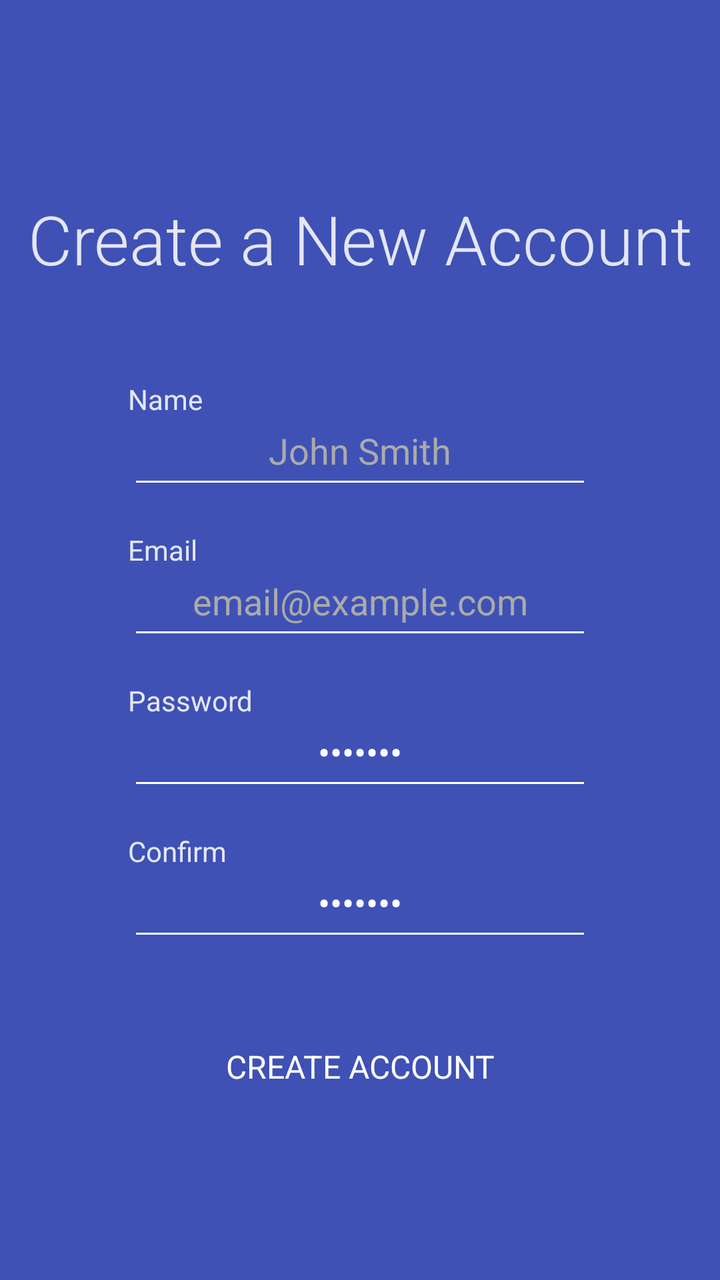
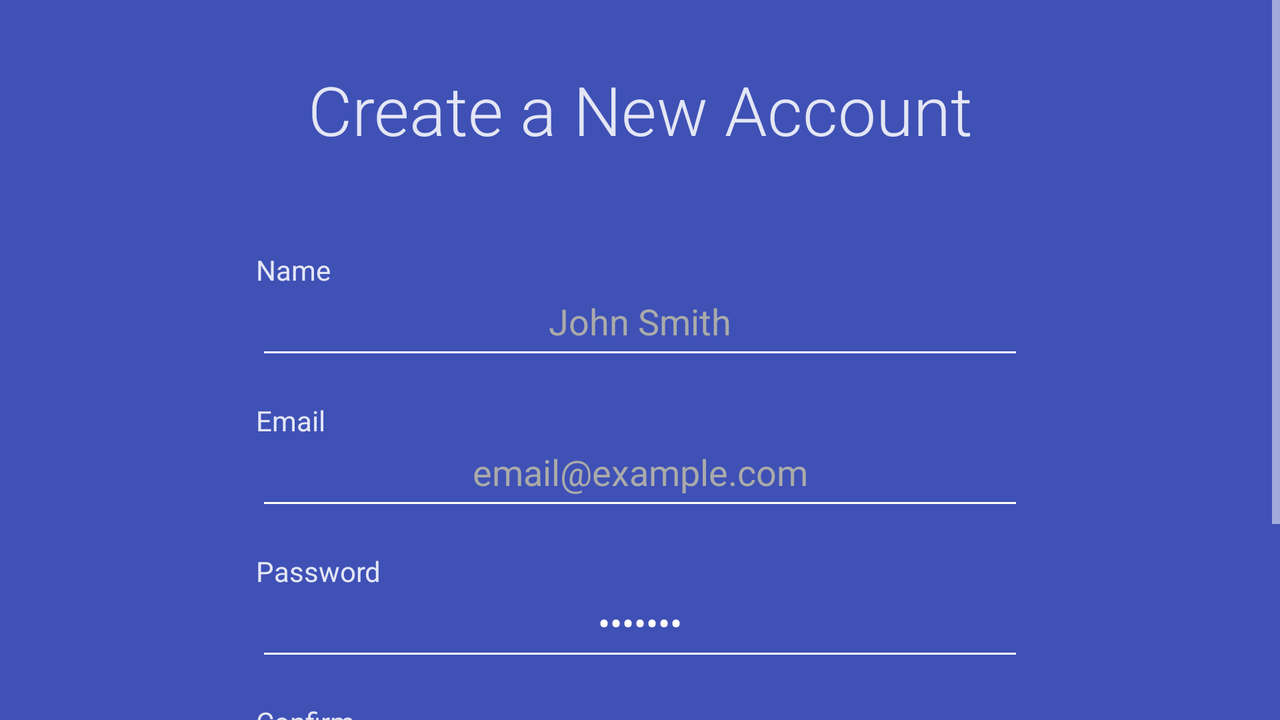

One screen, two layout resources from the same app: the default and the repository's alternative for another configuration. Each is rendered where Android would select it; the XML of both is given below.
<!-- AndroidManifest.xml: application theme AppTheme -->
<!-- res/layout/fragment_create_account.xml -->
<FrameLayout xmlns:android="http://schemas.android.com/apk/res/android"
    xmlns:tools="http://schemas.android.com/tools"
    tools:context="com.wiseass.profiler.createaccount.CreateAccountFragment"
    android:id="@+id/root_create_fragment"
    android:layout_width="match_parent"
    android:layout_height="match_parent"
    android:background="@color/colorPrimary"
    >

    <RelativeLayout
        android:id="@+id/cont_create_account_content"
        android:layout_width="match_parent"
        android:layout_height="match_parent"
        android:gravity="center"
        >

        <TextView
            android:id="@+id/lbl_create_header"
            style="@style/Label.CredentialHeader"
            android:layout_width="match_parent"
            android:layout_height="wrap_content"
            android:layout_marginTop="16dp"
            android:gravity="center"
            android:text="@string/header_create" />

        <TextView
            android:id="@+id/lbl_create_name_sub"
            style="@style/Label.Sub"
            android:layout_width="wrap_content"
            android:layout_height="wrap_content"
            android:layout_below="@+id/lbl_create_header"
            android:text="@string/prompt_name" />

        <EditText
            android:id="@+id/edt_create_name"
            style="@style/InputField.Credential.Name"
            android:layout_width="match_parent"
            android:layout_height="wrap_content"
            android:layout_below="@+id/lbl_create_name_sub"
            android:gravity="center_horizontal"
            android:hint="@string/hint_username" />

        <TextView
            android:id="@+id/lbl_create_email_sub"
            style="@style/Label.Sub"
            android:layout_width="wrap_content"
            android:layout_height="wrap_content"
            android:layout_below="@+id/edt_create_name"
            android:text="@string/prompt_email" />

        <EditText
            android:id="@+id/edt_create_email"
            style="@style/InputField.Credential.Email"
            android:layout_width="match_parent"
            android:layout_height="wrap_content"
            android:layout_below="@+id/lbl_create_email_sub"
            android:gravity="center_horizontal"
            android:hint="@string/hint_email" />

        <TextView
            android:id="@+id/lbl_create_password_sub"
            style="@style/Label.Sub"
            android:layout_width="wrap_content"
            android:layout_height="wrap_content"
            android:layout_below="@+id/edt_create_email"
            android:text="@string/prompt_password" />

        <EditText
            android:id="@+id/edt_create_password"
            style="@style/InputField.Credential.Password"
            android:layout_width="match_parent"
            android:layout_height="wrap_content"
            android:layout_below="@+id/lbl_create_password_sub"
            android:gravity="center_horizontal"
            android:hint="@string/prompt_password"
            tools:text="8675308" />

        <TextView
            android:id="@+id/lbl_create_confirmation_sub"
            style="@style/Label.Sub"
            android:layout_width="wrap_content"
            android:layout_height="wrap_content"
            android:layout_below="@+id/edt_create_password"
            android:text="@string/prompt_confirm_password" />

        <EditText
            android:id="@+id/edt_create_confirmation"
            style="@style/InputField.Credential.Password"
            android:layout_width="match_parent"
            android:layout_height="wrap_content"
            android:layout_below="@+id/lbl_create_confirmation_sub"
            android:gravity="center_horizontal"
            android:hint="@string/prompt_password"
            tools:text="8675308" />

        <Button
            android:id="@+id/btn_create_account"
            style="@style/Button.Flat.Primary"
            android:layout_width="wrap_content"
            android:layout_height="52dp"
            android:layout_below="@+id/edt_create_confirmation"
            android:layout_centerHorizontal="true"
            android:text="@string/prompt_create_account" />


    </RelativeLayout>

    <ProgressBar
        android:id="@+id/pro_create_account_loading"
        android:layout_width="wrap_content"
        android:layout_height="wrap_content"
        android:layout_gravity="center"
        android:indeterminateTint="@color/colorAccent"
        android:visibility="invisible" />
</FrameLayout>
<!-- resources referenced by this layout -->
<resources>
  <color name="colorAccent">#FF4081</color>
  <color name="colorPrimary">#3F51B5</color>
  <string name="header_create">Create a New Account</string>
  <string name="hint_email">email@example.com</string>
  <string name="hint_username">John Smith</string>
  <string name="prompt_confirm_password">Confirm</string>
  <string name="prompt_create_account">CREATE ACCOUNT</string>
  <string name="prompt_email">Email</string>
  <string name="prompt_name">Name</string>
  <string name="prompt_password">Password</string>
  <style name="Button.Flat.Primary">
          <item name="android:background">@drawable/button_flat</item>
          <item name="android:textColor">@color/colorWhite</item>
          <item name="android:layout_marginTop">32dp</item>
          <item name="android:minWidth">88dp</item>
          <item name="android:textSize">16sp</item>
          <item name="android:paddingLeft">16sp</item>
          <item name="android:paddingRight">16sp</item>
      </style>
  <style name="InputField.Credential.Email">
          <item name="android:inputType">textEmailAddress</item>
      </style>
  <style name="InputField.Credential.Name">
          <item name="android:inputType">textCapWords</item>
      </style>
  <style name="InputField.Credential.Password">
          <item name="android:inputType">textPassword</item>
      </style>
  <style name="Label.CredentialHeader">
          <item name="android:layout_marginBottom">32dp</item>
          <item name="android:textSize">34sp</item>
      </style>
  <style name="Label.Sub">
          <item name="android:textSize">14sp</item>
          <item name="android:fontFamily">sans-serif</item>
          <item name="android:layout_marginTop">16dp</item>
          <item name="android:layout_marginLeft">@dimen/horizontal_widget_margin</item>
          <item name="android:layout_marginRight">@dimen/horizontal_widget_margin</item>
      </style>
  <style name="AppTheme" parent="AppTheme.Base">
  
          <item name="colorPrimary">@color/colorPrimary</item>
          <item name="colorPrimaryDark">@color/colorPrimaryDark</item>
          <item name="colorAccent">@color/colorAccent</item>
          <item name="colorControlNormal">@color/colorWhite</item>
          <item name="colorControlActivated">@color/colorAccent</item>
          <item name="android:textColorPrimary">@color/colorWhite</item>
          <item name="android:textColorHint">@android:color/darker_gray</item>
          <item name="android:fontFamily">sans-serif</item>
      </style>
  <!-- drawable button_flat (drawable-v21) -->
  <?xml version="1.0" encoding="utf-8"?>
  <ripple xmlns:android="http://schemas.android.com/apk/res/android"
      android:color="@color/colorAccent"
      >
      <item>
          <color android:color="@color/colorPrimary"/>
      </item>
  </ripple>
  <color name="colorWhite">#FFFFFF</color>
  <dimen name="horizontal_widget_margin">64dp</dimen>
  <style name="AppTheme.Base" parent="Theme.AppCompat.NoActionBar" />
  <color name="colorPrimaryDark">#303F9F</color>
</resources>
<!-- res/layout-land/fragment_create_account.xml (the repository's variant of the layout above) -->
<!-- drawn on the phone turned sideways -->
<FrameLayout xmlns:android="http://schemas.android.com/apk/res/android"
    xmlns:tools="http://schemas.android.com/tools"
    tools:context="com.wiseass.profiler.createaccount.CreateAccountFragment"
    android:id="@+id/root_create_fragment"
    android:layout_width="match_parent"
    android:layout_height="match_parent"
    android:background="@color/colorPrimary"
    >

    <ScrollView
        android:id="@+id/scv_create_account"
        android:layout_width="match_parent"
        android:layout_height="wrap_content">

        <RelativeLayout
            android:id="@+id/cont_create_account_content"
            android:layout_width="match_parent"
            android:layout_height="match_parent"
            android:gravity="center_horizontal"
            android:paddingTop="16dp"
            >

            <TextView
                android:id="@+id/lbl_create_header"
                style="@style/Label.CredentialHeader"
                android:layout_width="match_parent"
                android:layout_height="wrap_content"
                android:layout_marginTop="16dp"
                android:gravity="center"
                android:text="@string/header_create" />

            <TextView
                android:id="@+id/lbl_create_name_sub"
                style="@style/Label.Sub"
                android:layout_width="wrap_content"
                android:layout_height="wrap_content"
                android:layout_below="@+id/lbl_create_header"
                android:text="@string/prompt_name" />

            <EditText
                android:id="@+id/edt_create_name"
                style="@style/InputField.Credential.Name"
                android:layout_width="match_parent"
                android:layout_height="wrap_content"
                android:layout_below="@+id/lbl_create_name_sub"
                android:gravity="center_horizontal"
                android:hint="@string/hint_username" />

            <TextView
                android:id="@+id/lbl_create_email_sub"
                style="@style/Label.Sub"
                android:layout_width="wrap_content"
                android:layout_height="wrap_content"
                android:layout_below="@+id/edt_create_name"
                android:text="@string/prompt_email" />

            <EditText
                android:id="@+id/edt_create_email"
                style="@style/InputField.Credential.Email"
                android:layout_width="match_parent"
                android:layout_height="wrap_content"
                android:layout_below="@+id/lbl_create_email_sub"
                android:gravity="center_horizontal"
                android:hint="@string/hint_email" />

            <TextView
                android:id="@+id/lbl_create_password_sub"
                style="@style/Label.Sub"
                android:layout_width="wrap_content"
                android:layout_height="wrap_content"
                android:layout_below="@+id/edt_create_email"
                android:text="@string/prompt_password" />

            <EditText
                android:id="@+id/edt_create_password"
                style="@style/InputField.Credential.Password"
                android:layout_width="match_parent"
                android:layout_height="wrap_content"
                android:layout_below="@+id/lbl_create_password_sub"
                android:gravity="center_horizontal"
                android:hint="@string/prompt_password"
                tools:text="8675308" />

            <TextView
                android:id="@+id/lbl_create_confirmation_sub"
                style="@style/Label.Sub"
                android:layout_width="wrap_content"
                android:layout_height="wrap_content"
                android:layout_below="@+id/edt_create_password"
                android:text="@string/prompt_confirm_password" />

            <EditText
                android:id="@+id/edt_create_confirmation"
                style="@style/InputField.Credential.Password"
                android:layout_width="match_parent"
                android:layout_height="wrap_content"
                android:layout_below="@+id/lbl_create_confirmation_sub"
                android:gravity="center_horizontal"
                android:hint="@string/prompt_password"
                tools:text="8675308" />

            <Button
                android:id="@+id/btn_create_account"
                style="@style/Button.Flat.Primary"
                android:layout_width="wrap_content"
                android:layout_height="52dp"
                android:layout_below="@+id/edt_create_confirmation"
                android:layout_centerHorizontal="true"
                android:text="@string/prompt_create_account" />

        </RelativeLayout>

    </ScrollView>

    <ProgressBar
        android:id="@+id/pro_create_account_loading"
        android:layout_width="wrap_content"
        android:layout_height="wrap_content"
        android:layout_gravity="center"
        android:indeterminateTint="@color/colorAccent"
        android:visibility="invisible" />

</FrameLayout>
<!-- resources referenced by the variant -->
<!-- as the phone turned sideways resolves them -->
<resources>
  <color name="colorAccent">#FF4081</color>
  <color name="colorPrimary">#3F51B5</color>
  <string name="header_create">Create a New Account</string>
  <string name="hint_email">email@example.com</string>
  <string name="hint_username">John Smith</string>
  <string name="prompt_confirm_password">Confirm</string>
  <string name="prompt_create_account">CREATE ACCOUNT</string>
  <string name="prompt_email">Email</string>
  <string name="prompt_name">Name</string>
  <string name="prompt_password">Password</string>
  <style name="Button.Flat.Primary">
          <item name="android:background">@drawable/button_flat</item>
          <item name="android:textColor">@color/colorWhite</item>
          <item name="android:layout_marginTop">32dp</item>
          <item name="android:minWidth">88dp</item>
          <item name="android:textSize">16sp</item>
          <item name="android:paddingLeft">16sp</item>
          <item name="android:paddingRight">16sp</item>
      </style>
  <style name="InputField.Credential.Email">
          <item name="android:inputType">textEmailAddress</item>
      </style>
  <style name="InputField.Credential.Name">
          <item name="android:inputType">textCapWords</item>
      </style>
  <style name="InputField.Credential.Password">
          <item name="android:inputType">textPassword</item>
      </style>
  <style name="Label.CredentialHeader">
          <item name="android:layout_marginBottom">32dp</item>
          <item name="android:textSize">34sp</item>
      </style>
  <style name="Label.Sub">
          <item name="android:textSize">14sp</item>
          <item name="android:fontFamily">sans-serif</item>
          <item name="android:layout_marginTop">16dp</item>
          <item name="android:layout_marginLeft">@dimen/horizontal_widget_margin</item>
          <item name="android:layout_marginRight">@dimen/horizontal_widget_margin</item>
      </style>
  <style name="AppTheme" parent="AppTheme.Base">
  
          <item name="colorPrimary">@color/colorPrimary</item>
          <item name="colorPrimaryDark">@color/colorPrimaryDark</item>
          <item name="colorAccent">@color/colorAccent</item>
          <item name="colorControlNormal">@color/colorWhite</item>
          <item name="colorControlActivated">@color/colorAccent</item>
          <item name="android:textColorPrimary">@color/colorWhite</item>
          <item name="android:textColorHint">@android:color/darker_gray</item>
          <item name="android:fontFamily">sans-serif</item>
      </style>
  <!-- drawable button_flat (drawable-v21) -->
  <?xml version="1.0" encoding="utf-8"?>
  <ripple xmlns:android="http://schemas.android.com/apk/res/android"
      android:color="@color/colorAccent"
      >
      <item>
          <color android:color="@color/colorPrimary"/>
      </item>
  </ripple>
  <color name="colorWhite">#FFFFFF</color>
  <!-- from res/values-land/ -->
  <dimen name="horizontal_widget_margin">128dp</dimen>
  <style name="AppTheme.Base" parent="Theme.AppCompat.NoActionBar" />
  <color name="colorPrimaryDark">#303F9F</color>
</resources>
